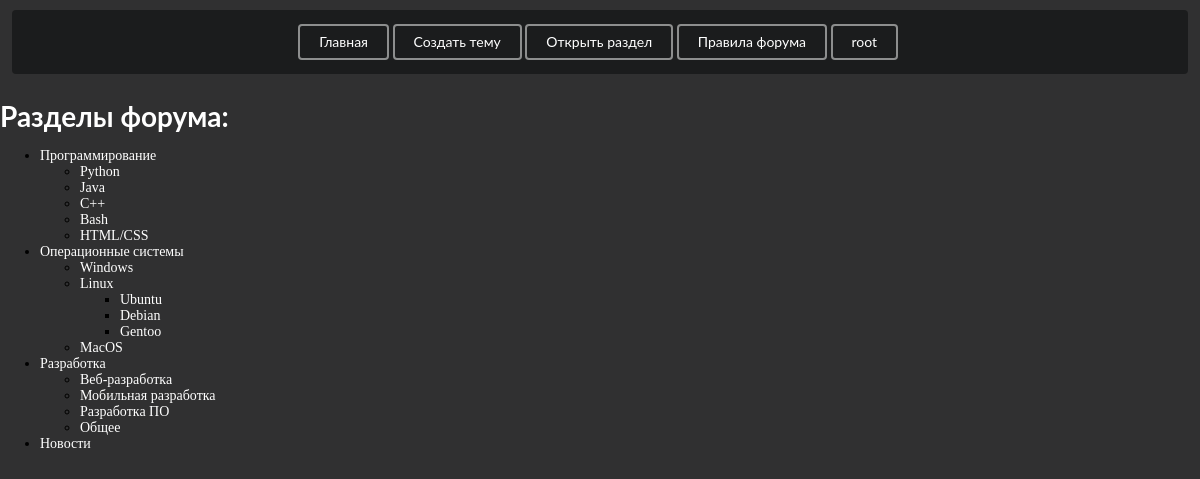
Page /categories/ (signed in) on the committed database.
### main_app/models.py (models this page shows, shortened)
class Category(MPTTModel):
    name = models.CharField(max_length=255)
    parent = TreeForeignKey('self', on_delete=models.CASCADE, null=True, blank=True, related_name='children')
    class MPTTMeta:
        order_insertion_by = ['name']

### main_app/views.py (the view)
# urls.py: path('categories/', views.category_page, name="categories"),
def category_page(request):
    categories = Category.objects.filter(parent=None)
    def get_children(category):
        children = category.children.all()
        if children:
            for child in children:
                child.children.set(get_children(child))
        return children
    for category in categories:
        category.children.set(get_children(category))
    return render(request, "main_app/category.html", {'categories': categories})

### main_app/templates/main_app/category.html (shortened to what this page needs)
{% include "header.html" %}
{% block content %}
  <h1>Разделы форума:</h1>
  <ul class="menu">
    {% for category in categories %}
        <li class="menu">
            <a class="menu" href="{% url 'category' category.pk %}">{{ category.name }}</a>
            {% include 'main_app/subcategory_list.html' with categories=category.children.all %}
        </li>
    {% endfor %}
  </ul>
{% endblock %}

### templates/header.html (shortened to what this page needs)
<header>
<div class="ui inverted segment">
  <form action="/"><button class="ui inverted orange basic button">Главная</button></form>
  <a href="{% url 'add' %}"><button class="ui inverted yellow basic button">Создать тему</button></a>
  <a href="{% url 'categories' %}"><button class="ui inverted teal basic button">Открыть раздел</button></a>
  <a href="{% url 'rules' %}"><button class="ui inverted violet basic button">Правила форума</button></a>
  {% if user.is_authenticated %}
  <a href="{% url 'profile' user.id %}"><button class="ui inverted green basic button">{{ user.get_username }}</button></a>
  {% endif %}
</div>
</header>

### main_app/templates/main_app/subcategory_list.html
{% if categories %}
    <ul>
        {% for category in categories %}
            <li>
                <a href="{% url 'category' category.pk %}">{{ category.name }}</a>
                {% include 'main_app/subcategory_list.html' with categories=category.children.all %}
            </li>
        {% endfor %}
    </ul>
{% endif %}

### main_app/templates/main_app/category.html (style rules this page uses)
a { color:white }
h1 { color:white }

### rows in the picture
Category: name "Программирование"
Category: name "Python"
Category: name "Java"
Category: name "C++"
Category: name "Bash"
Category: name "HTML/CSS"
Category: name "Операционные системы"
Category: name "Windows"
Category: name "Linux"
Category: name "Ubuntu"
Category: name "Debian"
Category: name "Gentoo"
Category: name "MacOS"
Category: name "Разработка"
Category: name "Веб-разработка"
Category: name "Мобильная разработка"
Category: name "Разработка ПО"
Category: name "Общее"
Category: name "Новости"

### other values in the picture
{{ user.get_username }} "root"
